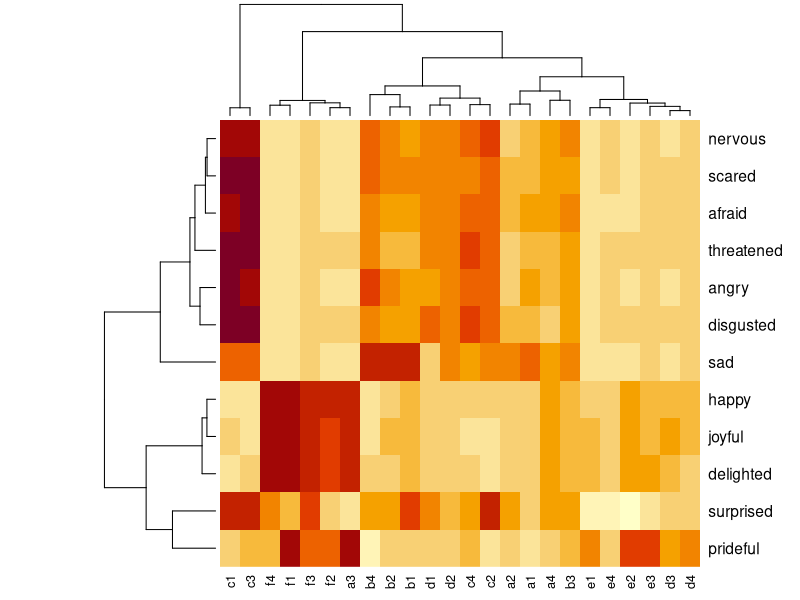
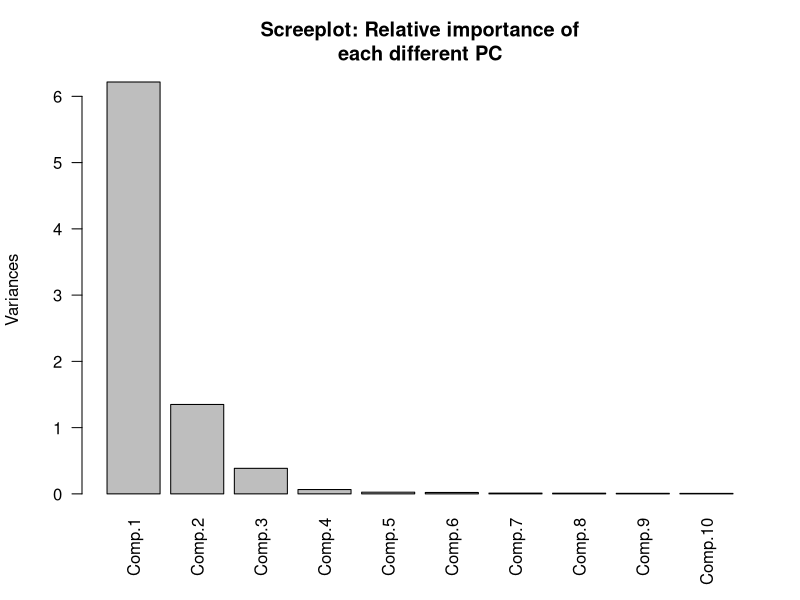

These figures' R source, in order:
## ---- chunk 1
data <- read.csv("../data/image-codings.csv", stringsAsFactors = F)
data$image_url <- as.factor(data$image_url)
# change image urls to more readable inputs that are included in the urls
levels(data$image_url) <- c("a1", "a2", "a3", "a4", "b1", "b2", "b3", "b4", 
                            "c1", "c2", "c3", "c4", "d1", "d2", "d3", "d4",
                            "e1", "e2", "e3", "e4", "f1", "f2", "f3", "f4")
varnames <- names(data)[2:13]
# fixing the order of the levels in the factors
for (var in varnames) {
  data[, var] <- factor(data[, var], levels = c("Not at All", "A Little",
                                                "Moderately", "Quite a Bit", "Extremely"))
}
# transforming factor scale to a 1-5 scale
data_factor <- data.frame(lapply(data[, 2:13], function(x) as.numeric(as.factor(x))))
data_factor$Images <- data[, 14]
data <- data_factor

# group by image then getting the averages of the emotion atributes
aggdata <- aggregate(data[, 1:12], by = list(data$Images), FUN = mean, na.rm = T) 
aggdata

# plotting a heatmap
row.names(aggdata) <- aggdata$Group.1
aggdata <- aggdata[, 2:13]
aggdata_matrix <- t(data.matrix(aggdata))
aggdata_heatmap <- heatmap(aggdata_matrix, 
                           margins = c(2, 0))

# running PCA
pca <- princomp(aggdata)

# loading for first two components
round(pca$loadings[,1:2],2)

# scree plot: how many dimensions to keep?
screeplot(pca, 
          main="Screeplot: Relative importance of\neach different PC",
          las=2)

